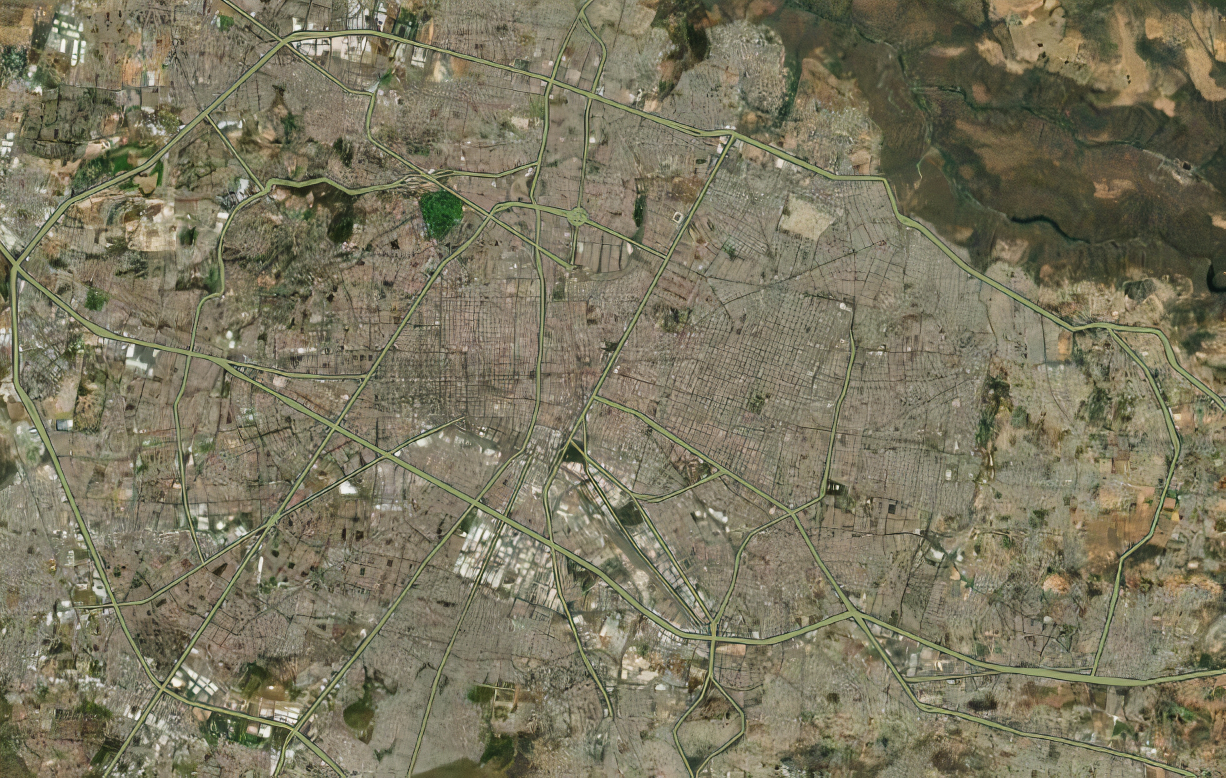
#> input picture Graphics/map.jpg, 2452 x 1556 px (shown at 1/2 size)
$ python Graphics_repetition_map.py
#> lines starting #> are read from the running program, lines starting #| are printed output that depends on the picture
### Scripts/Map_functions.py
from pandas.core.frame import DataFrame
import matplotlib.pyplot as plt
import numpy as np


class Map_class:
    """
    Clase que contiene la lectura y calculo de las propiedades de un mapa dado
    """

    def __init__(self, path: str, file: str) -> None:
        # Lectura de la imagen
        self.read_image(path, file)
        # Calculo de los limites del mapa
        self.map_pixel = self.obtain_map_pixel()

    def read_image(self, path: str, file: str) -> None:
        """
        Lectura de la imagen. Realiza una reflexion vertical
        """
#> called with path = '../Graphics/', file = 'map.jpg'
        # Lecuta de la imagen
        img = plt.imread("{}{}".format(path, file))
#> img is the input picture: shape (1556, 2452, 3); mean R, G, B 121.9, 117.6, 94.5
        # Reflexion vertical
        self.img = np.flipud(img)
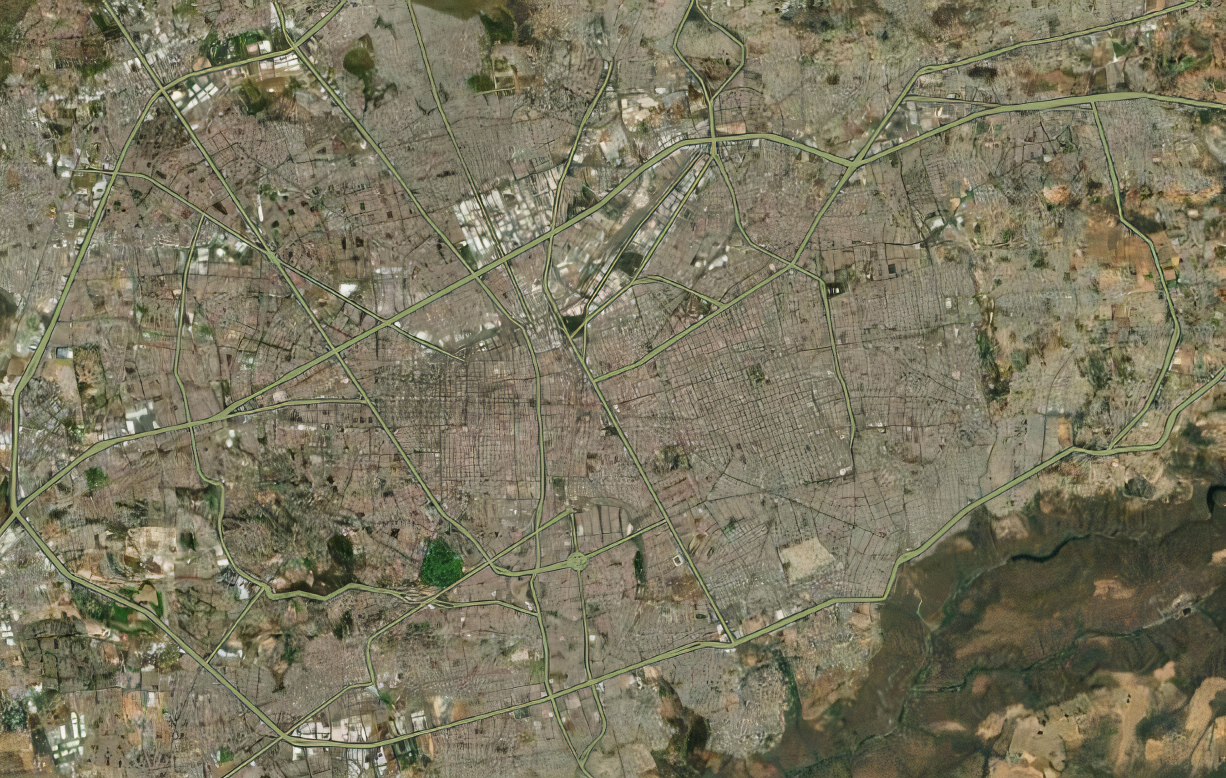
#> self.img: shape (1556, 2452, 3) (shown at 1/2 size); mean R, G, B 121.9, 117.6, 94.5
#> in __init__, `self.map_pixel = self.obtain_map_pixel()`: self.map_pixel = [1556, 2452]

    def obtain_map_pixel(self) -> list:
        return [len(self.img), len(self.img[1])]


# [26 lines left out: function transform_coordinates_to_pixel_location, not called in this run]

### Scripts/Functions.py
from pandas.core.frame import DataFrame
from datetime import datetime
import pandas as pd
import numpy as np
import calendar
import os


# [7 lines left out: function format_data, not called in this run]


def read_data(path: str, file: str, use_index=False) -> DataFrame:
    """
    Lectura de los datos
    """
    if use_index:
        data = pd.read_csv("{}{}".format(path, file),
                           index_col=0)
    else:
#> (the run stopped early here; a loop or call above may not have finished)
